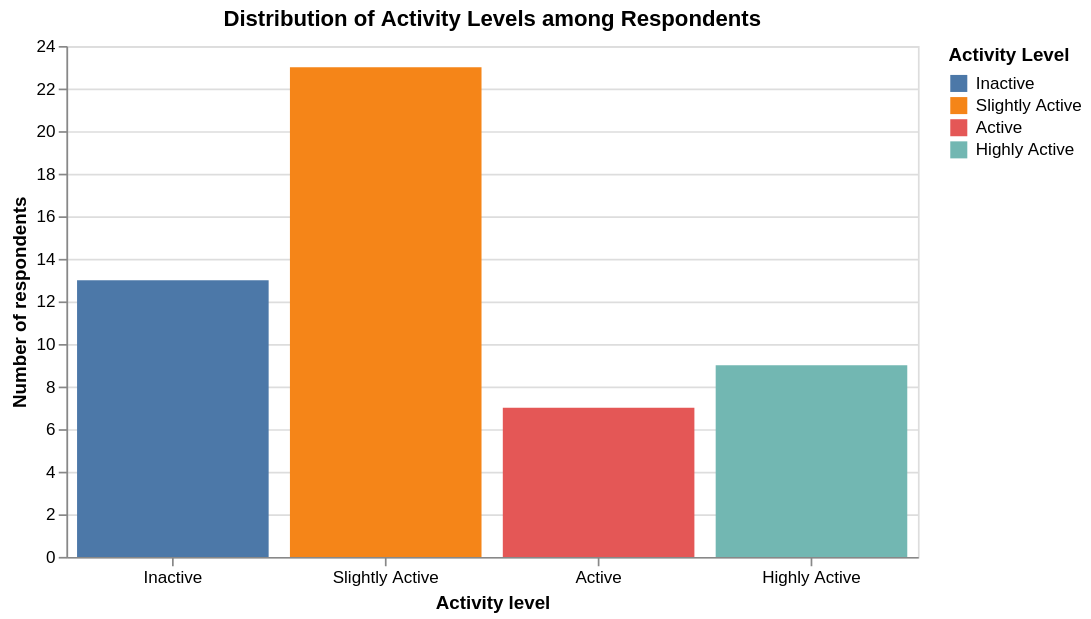

Write notebook code for a chart like this one.
### Code cell
chart_levels_distribution = alt.Chart(df).mark_bar().encode(
    x=alt.X('activity_level:N', sort=levels_order, title='Activity level', axis=alt.Axis(labelAngle=0)),
    y=alt.Y('count()', title='Number of respondents'),
    color=alt.Color('activity_level:N', legend=alt.Legend(title='Activity Level'), sort=levels_order),
    tooltip=['activity_level:N', 'count()']
).properties(
    title='Distribution of Activity Levels among Respondents',
    width=500
)
chart_levels_distribution

### Figure 1 — Vega-Lite specification as saved in the notebook (floating-point values rounded to 4 significant figures)
{"config": {"view": {"continuousWidth": 300, "continuousHeight": 300}}, "data": {"name": "data-8ac17d0b2fcbbf6474649c6a9adc6c27"}, "mark": {"type": "bar"}, "encoding": {"color": {"field": "activity_level", "legend": {"title": "Activity Level"}, "sort": ["Inactive", "Slightly Active", "Active", "Highly Active"], "type": "nominal"}, "tooltip": [{"field": "activity_level", "type": "nominal"}, {"aggregate": "count", "type": "quantitative"}], "x": {"axis": {"labelAngle": 0}, "field": "activity_level", "sort": ["Inactive", "Slightly Active", "Active", "Highly Active"], "title": "Activity level", "type": "nominal"}, "y": {"aggregate": "count", "title": "Number of respondents", "type": "quantitative"}}, "title": "Distribution of Activity Levels among Respondents", "width": 500, "$schema": "https://vega.github.io/schema/vega-lite/v5.20.1.json", "datasets": {"data-8ac17d0b2fcbbf6474649c6a9adc6c27": [{"timestamp": "18/10/2025 16:34:30", "gender": "Feminino", "age": "18-20", "academic_stage": "Graduando", "weekly_sessions": 2.5, "minutes_per_session": 45, "difficulty_concentrating": 2, "always_tired": 2, "good_sleep_quality": 4, "often_down": 2, "lack_of_time": 5, "study_fatigue": 2, "financial_cost": 2, "physical_for_mental_health": 5, "physical_for_physical_health": 5, "physical_for_appearance": 3, "physical_for_leisure": 3, "weekly_minutes": 112.5, "activity_level": "Slightly Active"}, {"timestamp": "18/10/2025 16:36:55", "gender": "Masculino", "age": "21-23", "academic_stage": "Graduando", "weekly_sessions": 4.5, "minutes_per_session": 75, "difficulty_concentrating": 3, "always_tired": 2, "good_sleep_quality": 5, "often_down": 3, "lack_of_time": 4, "study_fatigue": 4, "financial_cost": 3, "physical_for_mental_health": 5, "physical_for_physical_health": 5, "physical_for_appearance": 5, "physical_for_leisure": 2, "weekly_minutes": 337.5, "activity_level": "Highly Active"}, {"timestamp": "18/10/2025 16:37:14", "gender": "Masculino", "age": "18-20", "academic_stage": "Graduando", "weekly_sessions": 4.5, "minutes_per_session": 75, "difficulty_concentrating": 3, "always_tired": 4, "good_sleep_quality": 4, "often_down": 2, "lack_of_time": 3, "study_fatigue": 3, "financial_cost": 4, "physical_for_mental_health": 5, "physical_for_physical_health": 5, "physical_for_appearance": 5, "physical_for_leisure": 5, "weekly_minutes": 337.5, "activity_level": "Highly Active"}, {"timestamp": "18/10/2025 16:38:35", "gender": "Feminino", "age": "18-20", "academic_stage": "Graduando", "weekly_sessions": 4.5, "minutes_per_session": 75, "difficulty_concentrating": 3, "always_tired": 2, "good_sleep_quality": 4, "often_down": 2, "lack_of_time": 2, "study_fatigue": 2, "financial_cost": 1, "physical_for_mental_health": 5, "physical_for_physical_health": 5, "physical_for_appearance": 5, "physical_for_leisure": 5, "weekly_minutes": 337.5, "activity_level": "Highly Active"}, {"timestamp": "18/10/2025 16:40:17", "gender": "Masculino", "age": "18-20", "academic_stage": "Graduando", "weekly_sessions": 2.5, "minutes_per_session": 75, "difficulty_concentrating": 2, "always_tired": 4, "good_sleep_quality": 3, "often_down": 1, "lack_of_time": 5, "study_fatigue": 2, "financial_cost": 4, "physical_for_mental_health": 5, "physical_for_physical_health": 5, "physical_for_appearance": 5, "physical_for_leisure": 4, "weekly_minutes": 187.5, "activity_level": "Active"}, {"timestamp": "18/10/2025 16:41:28", "gender": "Masculino", "age": "21-23", "academic_stage": "Graduando", "weekly_sessions": 6.0, "minutes_per_session": 15, "difficulty_concentrating": 4, "always_tired": 3, "good_sleep_quality": 5, "often_down": 4, "lack_of_time": 2, "study_fatigue": 3, "financial_cost": 5, "physical_for_mental_health": 4, "physical_for_physical_health": 4, "physical_for_appearance": 4, "physical_for_leisure": 4, "weekly_minutes": 90.0, "activity_level": "Slightly Active"}, {"timestamp": "18/10/2025 16:42:07", "gender": "Masculino", "age": "18-20", "academic_stage": "Graduando", "weekly_sessions": 0.0, "minutes_per_session": 15, "difficulty_concentrating": 4, "always_tired": 4, "good_sleep_quality": 3, "often_down": 2, "lack_of_time": 4, "study_fatigue": 3, "financial_cost": 4, "physical_for_mental_health": 4, "physical_for_physical_health": 4, "physical_for_appearance": 4, "physical_for_leisure": 4, "weekly_minutes": 0.0, "activity_level": "Inactive"}, {"timestamp": "18/10/2025 16:43:38", "gender": "Feminino", "age": "21-23", "academic_stage": "Graduando", "weekly_sessions": 1.0, "minutes_per_session": 45, "difficulty_concentrating": 3, "always_tired": 5, "good_sleep_quality": 4, "often_down": 2, "lack_of_time": 5, "study_fatigue": 5, "financial_cost": 1, "physical_for_mental_health": 4, "physical_for_physical_health": 2, "physical_for_appearance": 5, "physical_for_leisure": 5, "weekly_minutes": 45.0, "activity_level": "Slightly Active"}, {"timestamp": "18/10/2025 16:44:12", "gender": "Masculino", "age": "18-20", "academic_stage": "Graduando", "weekly_sessions": 1.0, "minutes_per_session": 45, "difficulty_concentrating": 4, "always_tired": 3, "good_sleep_quality": 2, "often_down": 2, "lack_of_time": 1, "study_fatigue": 1, "financial_cost": 2, "physical_for_mental_health": 3, "physical_for_physical_health": 4, "physical_for_appearance": 3, "physical_for_leisure": 3, "weekly_minutes": 45.0, "activity_level": "Slightly Active"}, {"timestamp": "18/10/2025 16:47:29", "gender": "Masculino", "age": "18-20", "academic_stage": "Graduando", "weekly_sessions": 1.0, "minutes_per_session": 15, "difficulty_concentrating": 4, "always_tired": 4, "good_sleep_quality": 2, "often_down": 2, "lack_of_time": 4, "study_fatigue": 4, "financial_cost": 3, "physical_for_mental_health": 5, "physical_for_physical_health": 5, "physical_for_appearance": 5, "physical_for_leisure": 3, "weekly_minutes": 15.0, "activity_level": "Slightly Active"}, {"timestamp": "18/10/2025 16:48:51", "gender": "Masculino", "age": "18-20", "academic_stage": "Graduando", "weekly_sessions": 0.0, "minutes_per_session": 15, "difficulty_concentrating": 4, "always_tired": 4, "good_sleep_quality": 3, "often_down": 4, "lack_of_time": 4, "study_fatigue": 4, "financial_cost": 3, "physical_for_mental_health": 4, "physical_for_physical_health": 4, "physical_for_appearance": 3, "physical_for_leisure": 4, "weekly_minutes": 0.0, "activity_level": "Inactive"}, {"timestamp": "18/10/2025 16:49:54", "gender": "Feminino", "age": "18-20", "academic_stage": "Graduando", "weekly_sessions": 4.5, "minutes_per_session": 75, "difficulty_concentrating": 1, "always_tired": 3, "good_sleep_quality": 4, "often_down": 3, "lack_of_time": 4, "study_fatigue": 3, "financial_cost": 1, "physical_for_mental_health": 5, "physical_for_physical_health": 5, "physical_for_appearance": 5, "physical_for_leisure": 4, "weekly_minutes": 337.5, "activity_level": "Highly Active"}, {"timestamp": "18/10/2025 16:51:08", "gender": "Masculino", "age": "18-20", "academic_stage": "Graduando", "weekly_sessions": 2.5, "minutes_per_session": 45, "difficulty_concentrating": 2, "always_tired": 2, "good_sleep_quality": 3, "often_down": 1, "lack_of_time": 5, "study_fatigue": 2, "financial_cost": 2, "physical_for_mental_health": 4, "physical_for_physical_health": 4, "physical_for_appearance": 4, "physical_for_leisure": 3, "weekly_minutes": 112.5, "activity_level": "Slightly Active"}, {"timestamp": "18/10/2025 16:51:40", "gender": "Masculino", "age": "27-29", "academic_stage": "Graduando", "weekly_sessions": 0.0, "minutes_per_session": 15, "difficulty_concentrating": 2, "always_tired": 3, "good_sleep_quality": 3, "often_down": 4, "lack_of_time": 4, "study_fatigue": 4, "financial_cost": 3, "physical_for_mental_health": 4, "physical_for_physical_health": 4, "physical_for_appearance": 4, "physical_for_leisure": 3, "weekly_minutes": 0.0, "activity_level": "Inactive"}, {"timestamp": "18/10/2025 16:54:45", "gender": "Masculino", "age": "18-20", "academic_stage": "Graduando", "weekly_sessions": 4.5, "minutes_per_session": 75, "difficulty_concentrating": 2, "always_tired": 2, "good_sleep_quality": 3, "often_down": 2, "lack_of_time": 4, "study_fatigue": 2, "financial_cost": 2, "physical_for_mental_health": 2, "physical_for_physical_health": 5, "physical_for_appearance": 5, "physical_for_leisure": 3, "weekly_minutes": 337.5, "activity_level": "Highly Active"}, {"timestamp": "18/10/2025 16:57:49", "gender": "Feminino", "age": "21-23", "academic_stage": "Graduando", "weekly_sessions": 0.0, "minutes_per_session": 45, "difficulty_concentrating": 2, "always_tired": 4, "good_sleep_quality": 2, "often_down": 4, "lack_of_time": 4, "study_fatigue": 4, "financial_cost": 5, "physical_for_mental_health": 5, "physical_for_physical_health": 5, "physical_for_appearance": 5, "physical_for_leisure": 5, "weekly_minutes": 0.0, "activity_level": "Inactive"}, {"timestamp": "18/10/2025 16:57:57", "gender": "Masculino", "age": "18-20", "academic_stage": "Graduando", "weekly_sessions": 2.5, "minutes_per_session": 75, "difficulty_concentrating": 4, "always_tired": 3, "good_sleep_quality": 2, "often_down": 2, "lack_of_time": 5, "study_fatigue": 5, "financial_cost": 2, "physical_for_mental_health": 5, "physical_for_physical_health": 5, "physical_for_appearance": 5, "physical_for_leisure": 4, "weekly_minutes": 187.5, "activity_level": "Active"}, {"timestamp": "18/10/2025 17:02:35", "gender": "Feminino", "age": "18-20", "academic_stage": "Graduando", "weekly_sessions": 2.5, "minutes_per_session": 45, "difficulty_concentrating": 4, "always_tired": 3, "good_sleep_quality": 4, "often_down": 2, "lack_of_time": 5, "study_fatigue": 4, "financial_cost": 2, "physical_for_mental_health": 5, "physical_for_physical_health": 5, "physical_for_appearance": 5, "physical_for_leisure": 2, "weekly_minutes": 112.5, "activity_level": "Slightly Active"}, {"timestamp": "18/10/2025 17:03:04", "gender": "Feminino", "age": "21-23", "academic_stage": "Graduando", "weekly_sessions": 0.0, "minutes_per_session": 15, "difficulty_concentrating": 4, "always_tired": 4, "good_sleep_quality": 3, "often_down": 3, "lack_of_time": 5, "study_fatigue": 5, "financial_cost": 3, "physical_for_mental_health": 5, "physical_for_physical_health": 5, "physical_for_appearance": 5, "physical_for_leisure": 4, "weekly_minutes": 0.0, "activity_level": "Inactive"}, {"timestamp": "18/10/2025 17:05:56", "gender": "Masculino", "age": "18-20", "academic_stage": "Graduando", "weekly_sessions": 0.0, "minutes_per_session": 45, "difficulty_concentrating": 5, "always_tired": 4, "good_sleep_quality": 3, "often_down": 1, "lack_of_time": 5, "study_fatigue": 5, "financial_cost": 2, "physical_for_mental_health": 4, "physical_for_physical_health": 4, "physical_for_appearance": 4, "physical_for_leisure": 2, "weekly_minutes": 0.0, "activity_level": "Inactive"}, {"timestamp": "18/10/2025 17:06:53", "gender": "Masculino", "age": "24-26", "academic_stage": "Graduando", "weekly_sessions": 0.0, "minutes_per_session": 15, "difficulty_concentrating": 4, "always_tired": 4, "good_sleep_quality": 3, "often_down": 4, "lack_of_time": 5, "study_fatigue": 4, "financial_cost": 4, "physical_for_mental_health": 5, "physical_for_physical_health": 5, "physical_for_appearance": 5, "physical_for_leisure": 5, "weekly_minutes": 0.0, "activity_level": "Inactive"}, {"timestamp": "18/10/2025 17:08:50", "gender": "Feminino", "age": "18-20", "academic_stage": "Graduando", "weekly_sessions": 4.5, "minutes_per_session": 75, "difficulty_concentrating": 4, "always_tired": 2, "good_sleep_quality": 2, "often_down": 1, "lack_of_time": 4, "study_fatigue": 2, "financial_cost": 3, "physical_for_mental_health": 4, "physical_for_physical_health": 4, "physical_for_appearance": 3, "physical_for_leisure": 5, "weekly_minutes": 337.5, "activity_level": "Highly Active"}, {"timestamp": "18/10/2025 17:10:50", "gender": "Feminino", "age": "18-20", "academic_stage": "Graduando", "weekly_sessions": 2.5, "minutes_per_session": 45, "difficulty_concentrating": 3, "always_tired": 3, "good_sleep_quality": 4, "often_down": 4, "lack_of_time": 4, "study_fatigue": 5, "financial_cost": 1, "physical_for_mental_health": 4, "physical_for_physical_health": 5, "physical_for_appearance": 3, "physical_for_leisure": 2, "weekly_minutes": 112.5, "activity_level": "Slightly Active"}, {"timestamp": "18/10/2025 17:19:04", "gender": "Masculino", "age": "18-20", "academic_stage": "Graduando", "weekly_sessions": 2.5, "minutes_per_session": 75, "difficulty_concentrating": 3, "always_tired": 3, "good_sleep_quality": 3, "often_down": 3, "lack_of_time": 4, "study_fatigue": 2, "financial_cost": 2, "physical_for_mental_health": 5, "physical_for_physical_health": 5, "physical_for_appearance": 5, "physical_for_leisure": 3, "weekly_minutes": 187.5, "activity_level": "Active"}, {"timestamp": "18/10/2025 17:21:50", "gender": "Masculino", "age": "18-20", "academic_stage": "Graduando", "weekly_sessions": 2.5, "minutes_per_session": 90, "difficulty_concentrating": 4, "always_tired": 3, "good_sleep_quality": 2, "often_down": 3, "lack_of_time": 4, "study_fatigue": 2, "financial_cost": 4, "physical_for_mental_health": 5, "physical_for_physical_health": 5, "physical_for_appearance": 3, "physical_for_leisure": 5, "weekly_minutes": 225.0, "activity_level": "Active"}, {"timestamp": "18/10/2025 17:22:07", "gender": "Prefiro não dizer", "age": "24-26", "academic_stage": "Graduando", "weekly_sessions": 2.5, "minutes_per_session": 45, "difficulty_concentrating": 3, "always_tired": 4, "good_sleep_quality": 1, "often_down": 2, "lack_of_time": 4, "study_fatigue": 4, "financial_cost": 2, "physical_for_mental_health": 2, "physical_for_physical_health": 1, "physical_for_appearance": 3, "physical_for_leisure": 4, "weekly_minutes": 112.5, "activity_level": "Slightly Active"}, {"timestamp": "18/10/2025 17:26:12", "gender": "Masculino", "age": "18-20", "academic_stage": "Graduando", "weekly_sessions": 1.0, "minutes_per_session": 15, "difficulty_concentrating": 4, "always_tired": 4, "good_sleep_quality": 4, "often_down": 2, "lack_of_time": 5, "study_fatigue": 3, "financial_cost": 1, "physical_for_mental_health": 5, "physical_for_physical_health": 5, "physical_for_appearance": 5, "physical_for_leisure": 2, "weekly_minutes": 15.0, "activity_level": "Slightly Active"}, {"timestamp": "18/10/2025 17:27:09", "gender": "Masculino", "age": "18-20", "academic_stage": "Graduando", "weekly_sessions": 2.5, "minutes_per_session": 45, "difficulty_concentrating": 5, "always_tired": 4, "good_sleep_quality": 4, "often_down": 4, "lack_of_time": 5, "study_fatigue": 5, "financial_cost": 2, "physical_for_mental_health": 5, "physical_for_physical_health": 5, "physical_for_appearance": 4, "physical_for_leisure": 2, "weekly_minutes": 112.5, "activity_level": "Slightly Active"}, {"timestamp": "18/10/2025 17:34:26", "gender": "Feminino", "age": "18-20", "academic_stage": "Graduando", "weekly_sessions": 4.5, "minutes_per_session": 75, "difficulty_concentrating": 4, "always_tired": 3, "good_sleep_quality": 2, "often_down": 3, "lack_of_time": 3, "study_fatigue": 3, "financial_cost": 2, "physical_for_mental_health": 4, "physical_for_physical_health": 4, "physical_for_appearance": 4, "physical_for_leisure": 3, "weekly_minutes": 337.5, "activity_level": "Highly Active"}, {"timestamp": "18/10/2025 17:36:46", "gender": "Feminino", "age": "21-23", "academic_stage": "Graduando", "weekly_sessions": 2.5, "minutes_per_session": 45, "difficulty_concentrating": 3, "always_tired": 2, "good_sleep_quality": 3, "often_down": 2, "lack_of_time": 4, "study_fatigue": 4, "financial_cost": 4, "physical_for_mental_health": 4, "physical_for_physical_health": 4, "physical_for_appearance": 4, "physical_for_leisure": 4, "weekly_minutes": 112.5, "activity_level": "Slightly Active"}, {"timestamp": "18/10/2025 17:36:48", "gender": "Masculino", "age": "18-20", "academic_stage": "Graduando", "weekly_sessions": 1.0, "minutes_per_session": 75, "difficulty_concentrating": 5, "always_tired": 2, "good_sleep_quality": 5, "often_down": 5, "lack_of_time": 2, "study_fatigue": 3, "financial_cost": 1, "physical_for_mental_health": 5, "physical_for_physical_health": 5, "physical_for_appearance": 4, "physical_for_leisure": 3, "weekly_minutes": 75.0, "activity_level": "Slightly Active"}, {"timestamp": "18/10/2025 17:36:48", "gender": "Feminino", "age": "18-20", "academic_stage": "Graduando", "weekly_sessions": 1.0, "minutes_per_session": 75, "difficulty_concentrating": 3, "always_tired": 4, "good_sleep_quality": 3, "often_down": 1, "lack_of_time": 5, "study_fatigue": 5, "financial_cost": 3, "physical_for_mental_health": 5, "physical_for_physical_health": 5, "physical_for_appearance": 5, "physical_for_leisure": 4, "weekly_minutes": 75.0, "activity_level": "Slightly Active"}, {"timestamp": "18/10/2025 17:46:42", "gender": "Feminino", "age": "21-23", "academic_stage": "Graduando", "weekly_sessions": 1.0, "minutes_per_session": 45, "difficulty_concentrating": 3, "always_tired": 4, "good_sleep_quality": 3, "often_down": 1, "lack_of_time": 5, "study_fatigue": 5, "financial_cost": 4, "physical_for_mental_health": 4, "physical_for_physical_health": 5, "physical_for_appearance": 5, "physical_for_leisure": 3, "weekly_minutes": 45.0, "activity_level": "Slightly Active"}, {"timestamp": "18/10/2025 17:56:55", "gender": "Masculino", "age": "21-23", "academic_stage": "Graduando", "weekly_sessions": 2.5, "minutes_per_session": 45, "difficulty_concentrating": 3, "always_tired": 4, "good_sleep_quality": 1, "often_down": 2, "lack_of_time": 4, "study_fatigue": 5, "financial_cost": 2, "physical_for_mental_health": 4, "physical_for_physical_health": 4, "physical_for_appearance": 3, "physical_for_leisure": 4, "weekly_minutes": 112.5, "activity_level": "Slightly Active"}, {"timestamp": "18/10/2025 18:07:38", "gender": "Masculino", "age": "18-20", "academic_stage": "Graduando", "weekly_sessions": 0.0, "minutes_per_session": 15, "difficulty_concentrating": 4, "always_tired": 3, "good_sleep_quality": 2, "often_down": 3, "lack_of_time": 4, "study_fatigue": 4, "financial_cost": 1, "physical_for_mental_health": 1, "physical_for_physical_health": 1, "physical_for_appearance": 4, "physical_for_leisure": 4, "weekly_minutes": 0.0, "activity_level": "Inactive"}, {"timestamp": "18/10/2025 19:07:49", "gender": "Masculino", "age": "30 anos ou mais", "academic_stage": "Graduando", "weekly_sessions": 2.5, "minutes_per_session": 45, "difficulty_concentrating": 4, "always_tired": 3, "good_sleep_quality": 4, "often_down": 4, "lack_of_time": 4, "study_fatigue": 4, "financial_cost": 3, "physical_for_mental_health": 5, "physical_for_physical_health": 5, "physical_for_appearance": 5, "physical_for_leisure": 5, "weekly_minutes": 112.5, "activity_level": "Slightly Active"}, {"timestamp": "18/10/2025 19:15:23", "gender": "Masculino", "age": "18-20", "academic_stage": "Graduando", "weekly_sessions": 4.5, "minutes_per_session": 75, "difficulty_concentrating": 2, "always_tired": 2, "good_sleep_quality": 3, "often_down": 2, "lack_of_time": 2, "study_fatigue": 2, "financial_cost": 4, "physical_for_mental_health": 5, "physical_for_physical_health": 5, "physical_for_appearance": 5, "physical_for_leisure": 5, "weekly_minutes": 337.5, "activity_level": "Highly Active"}, {"timestamp": "18/10/2025 19:18:43", "gender": "Feminino", "age": "18-20", "academic_stage": "Graduando", "weekly_sessions": 4.5, "minutes_per_session": 45, "difficulty_concentrating": 2, "always_tired": 2, "good_sleep_quality": 1, "often_down": 2, "lack_of_time": 4, "study_fatigue": 4, "financial_cost": 2, "physical_for_mental_health": 5, "physical_for_physical_health": 5, "physical_for_appearance": 5, "physical_for_leisure": 4, "weekly_minutes": 202.5, "activity_level": "Active"}, {"timestamp": "18/10/2025 19:24:57", "gender": "Masculino", "age": "18-20", "academic_stage": "Graduando", "weekly_sessions": 4.5, "minutes_per_session": 75, "difficulty_concentrating": 2, "always_tired": 1, "good_sleep_quality": 4, "often_down": 1, "lack_of_time": 3, "study_fatigue": 1, "financial_cost": 1, "physical_for_mental_health": 5, "physical_for_physical_health": 5, "physical_for_appearance": 5, "physical_for_leisure": 5, "weekly_minutes": 337.5, "activity_level": "Highly Active"}, {"timestamp": "18/10/2025 19:35:43", "gender": "Masculino", "age": "18-20", "academic_stage": "Graduando", "weekly_sessions": 1.0, "minutes_per_session": 75, "difficulty_concentrating": 4, "always_tired": 3, "good_sleep_quality": 1, "often_down": 4, "lack_of_time": 3, "study_fatigue": 2, "financial_cost": 4, "physical_for_mental_health": 4, "physical_for_physical_health": 4, "physical_for_appearance": 4, "physical_for_leisure": 4, "weekly_minutes": 75.0, "activity_level": "Slightly Active"}, {"timestamp": "18/10/2025 19:41:28", "gender": "Feminino", "age": "21-23", "academic_stage": "Graduando", "weekly_sessions": 2.5, "minutes_per_session": 45, "difficulty_concentrating": 4, "always_tired": 5, "good_sleep_quality": 2, "often_down": 5, "lack_of_time": 5, "study_fatigue": 3, "financial_cost": 2, "physical_for_mental_health": 5, "physical_for_physical_health": 4, "physical_for_appearance": 4, "physical_for_leisure": 4, "weekly_minutes": 112.5, "activity_level": "Slightly Active"}, {"timestamp": "18/10/2025 19:45:51", "gender": "Masculino", "age": "18-20", "academic_stage": "Graduando", "weekly_sessions": 0.0, "minutes_per_session": 15, "difficulty_concentrating": 5, "always_tired": 5, "good_sleep_quality": 2, "often_down": 5, "lack_of_time": 4, "study_fatigue": 4, "financial_cost": 1, "physical_for_mental_health": 3, "physical_for_physical_health": 3, "physical_for_appearance": 3, "physical_for_leisure": 2, "weekly_minutes": 0.0, "activity_level": "Inactive"}, {"timestamp": "18/10/2025 19:55:29", "gender": "Feminino", "age": "18-20", "academic_stage": "Ensino médio ", "weekly_sessions": 0.0, "minutes_per_session": 15, "difficulty_concentrating": 5, "always_tired": 5, "good_sleep_quality": 1, "often_down": 4, "lack_of_time": 3, "study_fatigue": 3, "financial_cost": 3, "physical_for_mental_health": 2, "physical_for_physical_health": 3, "physical_for_appearance": 2, "physical_for_leisure": 2, "weekly_minutes": 0.0, "activity_level": "Inactive"}, {"timestamp": "18/10/2025 20:08:30", "gender": "Feminino", "age": "18-20", "academic_stage": "Graduando", "weekly_sessions": 0.0, "minutes_per_session": 45, "difficulty_concentrating": 4, "always_tired": 5, "good_sleep_quality": 3, "often_down": 5, "lack_of_time": 4, "study_fatigue": 5, "financial_cost": 2, "physical_for_mental_health": 5, "physical_for_physical_health": 5, "physical_for_appearance": 3, "physical_for_leisure": 3, "weekly_minutes": 0.0, "activity_level": "Inactive"}, {"timestamp": "18/10/2025 20:26:58", "gender": "Masculino", "age": "18-20", "academic_stage": "Graduando", "weekly_sessions": 1.0, "minutes_per_session": 45, "difficulty_concentrating": 4, "always_tired": 2, "good_sleep_quality": 3, "often_down": 3, "lack_of_time": 4, "study_fatigue": 5, "financial_cost": 2, "physical_for_mental_health": 5, "physical_for_physical_health": 4, "physical_for_appearance": 4, "physical_for_leisure": 3, "weekly_minutes": 45.0, "activity_level": "Slightly Active"}, {"timestamp": "18/10/2025 20:46:33", "gender": "Masculino", "age": "21-23", "academic_stage": "Graduando", "weekly_sessions": 0.0, "minutes_per_session": 15, "difficulty_concentrating": 2, "always_tired": 2, "good_sleep_quality": 5, "often_down": 3, "lack_of_time": 5, "study_fatigue": 4, "financial_cost": 1, "physical_for_mental_health": 5, "physical_for_physical_health": 5, "physical_for_appearance": 4, "physical_for_leisure": 5, "weekly_minutes": 0.0, "activity_level": "Inactive"}, {"timestamp": "18/10/2025 21:16:46", "gender": "Feminino", "age": "18-20", "academic_stage": "Graduando", "weekly_sessions": 2.5, "minutes_per_session": 45, "difficulty_concentrating": 3, "always_tired": 5, "good_sleep_quality": 3, "often_down": 5, "lack_of_time": 4, "study_fatigue": 4, "financial_cost": 3, "physical_for_mental_health": 5, "physical_for_physical_health": 4, "physical_for_appearance": 5, "physical_for_leisure": 3, "weekly_minutes": 112.5, "activity_level": "Slightly Active"}, {"timestamp": "18/10/2025 21:43:47", "gender": "Masculino", "age": "18-20", "academic_stage": "Graduando", "weekly_sessions": 2.5, "minutes_per_session": 90, "difficulty_concentrating": 2, "always_tired": 3, "good_sleep_quality": 2, "often_down": 1, "lack_of_time": 4, "study_fatigue": 2, "financial_cost": 1, "physical_for_mental_health": 5, "physical_for_physical_health": 5, "physical_for_appearance": 2, "physical_for_leisure": 4, "weekly_minutes": 225.0, "activity_level": "Active"}, {"timestamp": "18/10/2025 23:46:23", "gender": "Feminino", "age": "24-26", "academic_stage": "Graduando", "weekly_sessions": 2.5, "minutes_per_session": 75, "difficulty_concentrating": 5, "always_tired": 5, "good_sleep_quality": 1, "often_down": 5, "lack_of_time": 3, "study_fatigue": 5, "financial_cost": 5, "physical_for_mental_health": 5, "physical_for_physical_health": 5, "physical_for_appearance": 5, "physical_for_leisure": 5, "weekly_minutes": 187.5, "activity_level": "Active"}, {"timestamp": "19/10/2025 08:47:04", "gender": "Masculino", "age": "18-20", "academic_stage": "Graduando", "weekly_sessions": 0.0, "minutes_per_session": 45, "difficulty_concentrating": 3, "always_tired": 4, "good_sleep_quality": 2, "often_down": 4, "lack_of_time": 4, "study_fatigue": 1, "financial_cost": 1, "physical_for_mental_health": 5, "physical_for_physical_health": 4, "physical_for_appearance": 4, "physical_for_leisure": 4, "weekly_minutes": 0.0, "activity_level": "Inactive"}, {"timestamp": "19/10/2025 10:04:46", "gender": "Feminino", "age": "18-20", "academic_stage": "Vestibular", "weekly_sessions": 2.5, "minutes_per_session": 45, "difficulty_concentrating": 2, "always_tired": 3, "good_sleep_quality": 2, "often_down": 3, "lack_of_time": 4, "study_fatigue": 4, "financial_cost": 1, "physical_for_mental_health": 3, "physical_for_physical_health": 4, "physical_for_appearance": 4, "physical_for_leisure": 1, "weekly_minutes": 112.5, "activity_level": "Slightly Active"}, {"timestamp": "20/10/2025 09:50:44", "gender": "Masculino", "age": "18-20", "academic_stage": "Graduando", "weekly_sessions": 2.5, "minutes_per_session": 45, "difficulty_concentrating": 5, "always_tired": 4, "good_sleep_quality": 3, "often_down": 2, "lack_of_time": 4, "study_fatigue": 4, "financial_cost": 4, "physical_for_mental_health": 4, "physical_for_physical_health": 5, "physical_for_appearance": 5, "physical_for_leisure": 5, "weekly_minutes": 112.5, "activity_level": "Slightly Active"}]}}
